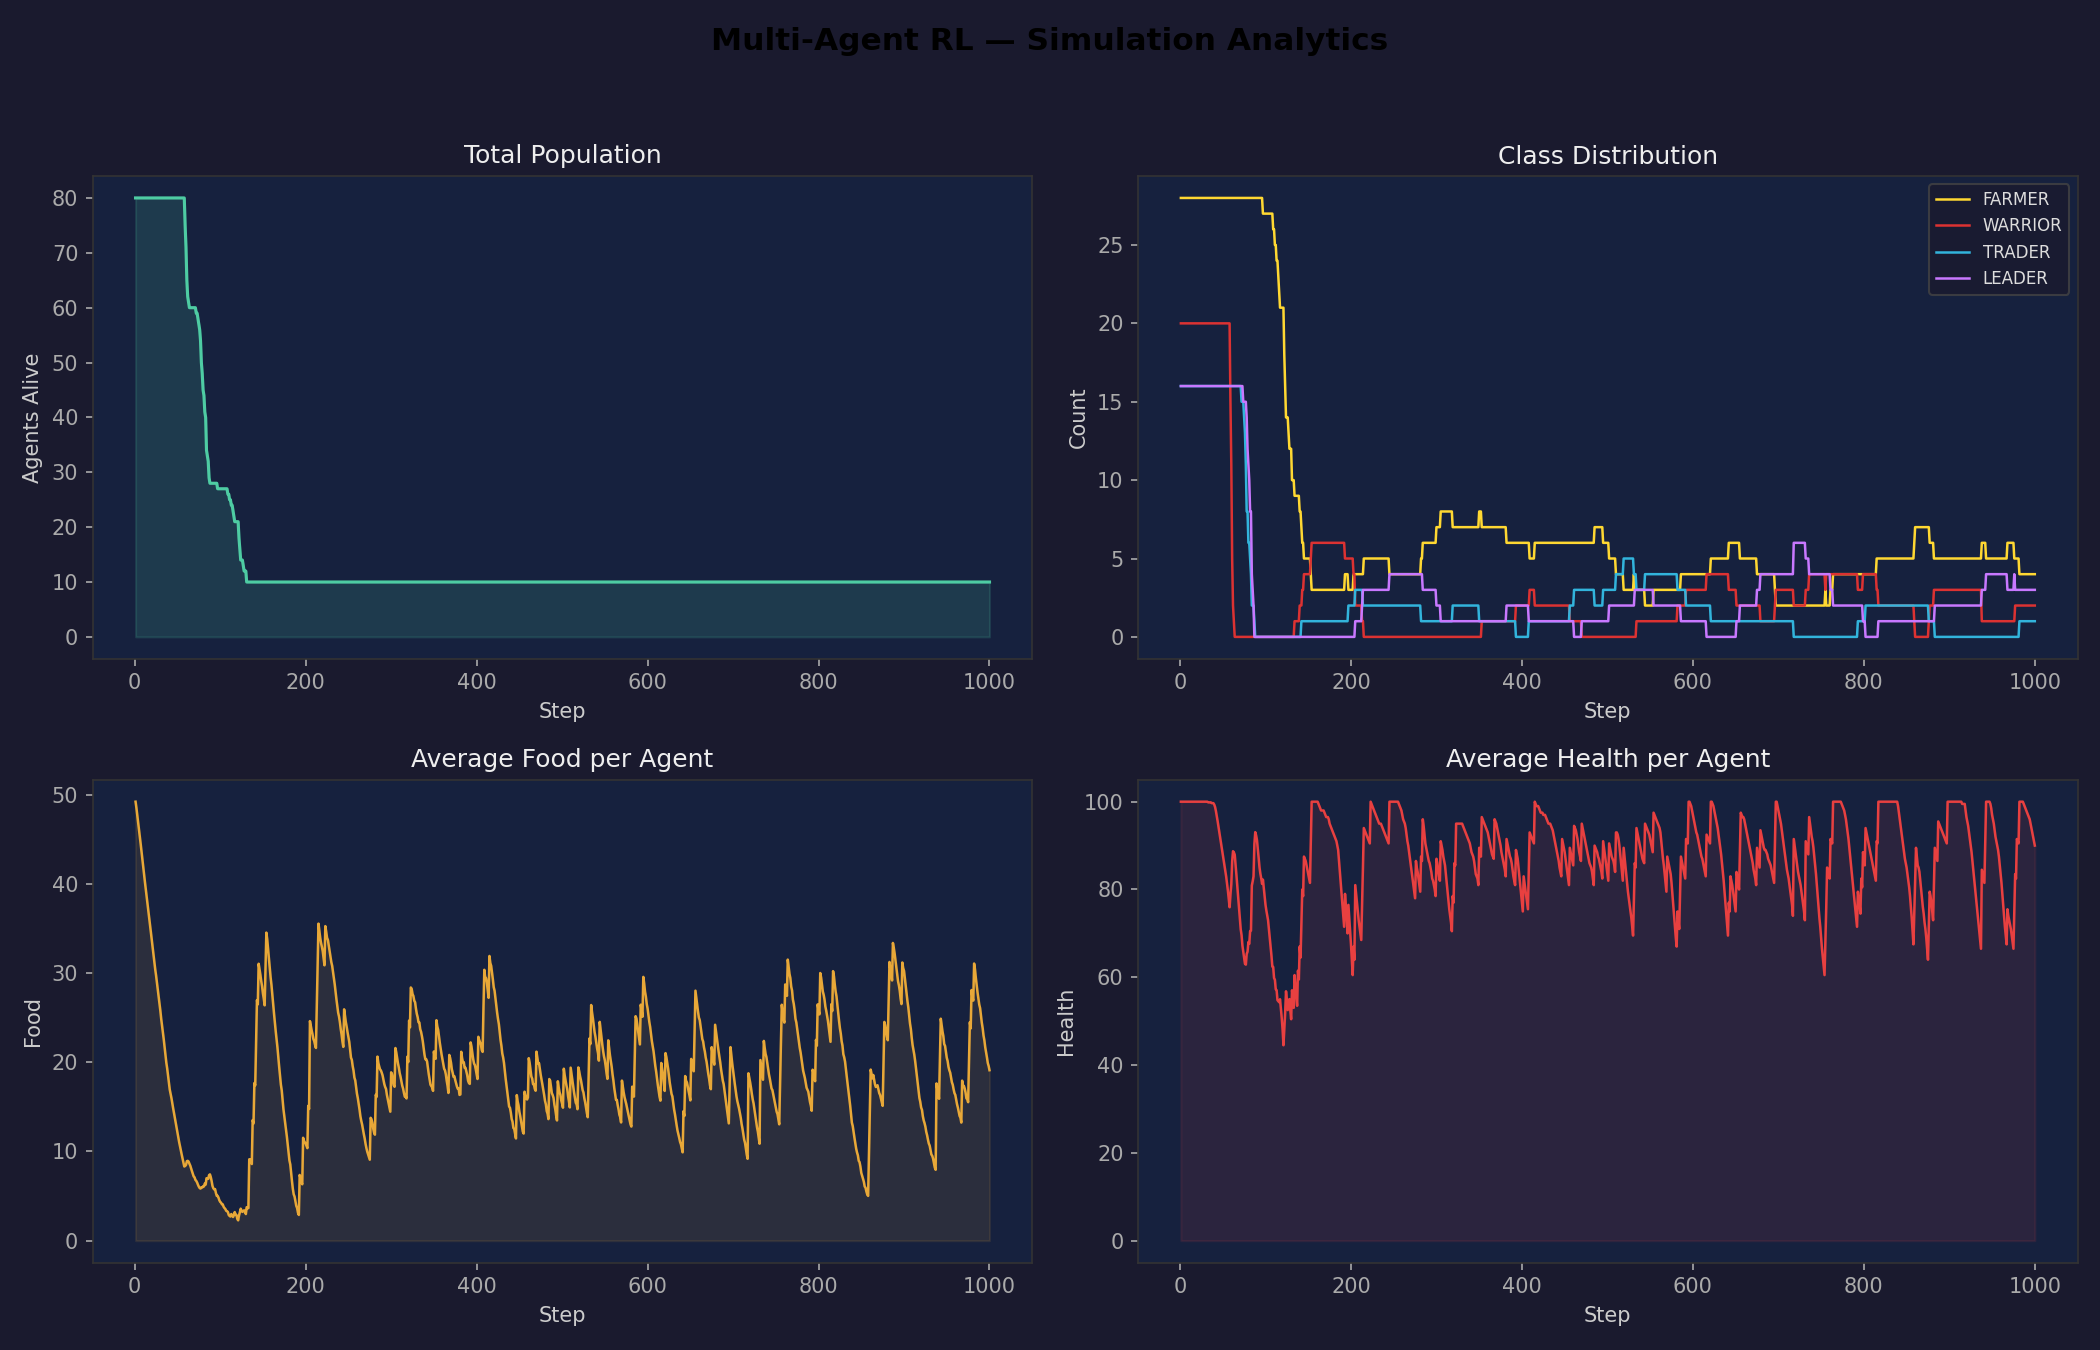

The script that saved this image:
"""
Matplotlib analytics — population curves, class distribution, policy fitness.
"""
from __future__ import annotations

from typing import Dict, List

import numpy as np


def plot_metrics(metrics: List[dict], save_path: str = "analytics.png") -> None:
    """
    Generate a multi-panel analytics dashboard from recorded metrics.

    Parameters
    ----------
    metrics : list of snapshot dicts from World._snapshot()
    save_path : output image path
    """
    try:
        import matplotlib
        matplotlib.use("Agg")  # Non-interactive backend
        import matplotlib.pyplot as plt
    except ImportError:
        print("[Analytics] matplotlib not installed — skipping plots.")
        return

    if not metrics:
        print("[Analytics] No metrics to plot.")
        return

    steps = [m["step"] for m in metrics]
    alive = [m["alive"] for m in metrics]
    avg_food = [m["avg_food"] for m in metrics]
    avg_health = [m["avg_health"] for m in metrics]

    classes = ["FARMER", "WARRIOR", "TRADER", "LEADER"]
    class_series = {c: [m["class_counts"].get(c, 0) for m in metrics] for c in classes}

    fig, axes = plt.subplots(2, 2, figsize=(14, 9))
    fig.suptitle("Multi-Agent RL — Simulation Analytics", fontsize=15, fontweight="bold")
    fig.patch.set_facecolor("#1a1a2e")

    colors = {
        "FARMER": "#FFD832",
        "WARRIOR": "#DC3232",
        "TRADER": "#32B4DC",
        "LEADER": "#C878FF",
    }

    for ax in axes.flat:
        ax.set_facecolor("#16213e")
        ax.tick_params(colors="#aaa")
        ax.xaxis.label.set_color("#ccc")
        ax.yaxis.label.set_color("#ccc")
        ax.title.set_color("#eee")
        for spine in ax.spines.values():
            spine.set_color("#333")

    # ── Panel 1: Total Population ─────────────────────────────────────
    ax1 = axes[0, 0]
    ax1.plot(steps, alive, color="#4ecca3", linewidth=1.5)
    ax1.fill_between(steps, alive, alpha=0.15, color="#4ecca3")
    ax1.set_title("Total Population")
    ax1.set_xlabel("Step")
    ax1.set_ylabel("Agents Alive")

    # ── Panel 2: Class Distribution ───────────────────────────────────
    ax2 = axes[0, 1]
    for cls_name in classes:
        ax2.plot(steps, class_series[cls_name], label=cls_name,
                 color=colors[cls_name], linewidth=1.2)
    ax2.set_title("Class Distribution")
    ax2.set_xlabel("Step")
    ax2.set_ylabel("Count")
    ax2.legend(fontsize=8, facecolor="#1a1a2e", edgecolor="#444", labelcolor="#ddd")

    # ── Panel 3: Average Food ─────────────────────────────────────────
    ax3 = axes[1, 0]
    ax3.plot(steps, avg_food, color="#e8a838", linewidth=1.2)
    ax3.fill_between(steps, avg_food, alpha=0.1, color="#e8a838")
    ax3.set_title("Average Food per Agent")
    ax3.set_xlabel("Step")
    ax3.set_ylabel("Food")

    # ── Panel 4: Average Health ───────────────────────────────────────
    ax4 = axes[1, 1]
    ax4.plot(steps, avg_health, color="#e84040", linewidth=1.2)
    ax4.fill_between(steps, avg_health, alpha=0.1, color="#e84040")
    ax4.set_title("Average Health per Agent")
    ax4.set_xlabel("Step")
    ax4.set_ylabel("Health")

    plt.tight_layout(rect=[0, 0, 1, 0.95])
    plt.savefig(save_path, dpi=150, facecolor=fig.get_facecolor())
    plt.close(fig)
    print(f"[Analytics] Dashboard saved to {save_path}")


def plot_policy_fitness(
    policy_stats_history: List[List[dict]],
    save_path: str = "policy_fitness.png",
) -> None:
    """
    Plot policy fitness over time.

    Parameters
    ----------
    policy_stats_history : list of PolicyPool.get_stats() snapshots per step
    """
    try:
        import matplotlib
        matplotlib.use("Agg")
        import matplotlib.pyplot as plt
    except ImportError:
        print("[Analytics] matplotlib not installed.")
        return

    if not policy_stats_history:
        return

    # Collect unique policy IDs
    all_ids = sorted({s["id"] for snap in policy_stats_history for s in snap})

    fig, ax = plt.subplots(figsize=(10, 5))
    fig.patch.set_facecolor("#1a1a2e")
    ax.set_facecolor("#16213e")
    ax.tick_params(colors="#aaa")
    ax.set_title("Policy Fitness Over Time", color="#eee")
    ax.set_xlabel("Step", color="#ccc")
    ax.set_ylabel("Fitness", color="#ccc")

    cmap = plt.cm.viridis
    for i, pid in enumerate(all_ids):
        fitness_vals = []
        for snap in policy_stats_history:
            val = next((s["fitness"] for s in snap if s["id"] == pid), 0.0)
            fitness_vals.append(val)
        color = cmap(i / max(len(all_ids) - 1, 1))
        ax.plot(fitness_vals, label=f"Policy {pid}", color=color, alpha=0.8, linewidth=1)

    ax.legend(fontsize=7, facecolor="#1a1a2e", edgecolor="#444", labelcolor="#ddd",
              ncol=2, loc="upper left")
    plt.tight_layout()
    plt.savefig(save_path, dpi=150, facecolor=fig.get_facecolor())
    plt.close(fig)
    print(f"[Analytics] Policy fitness saved to {save_path}")
